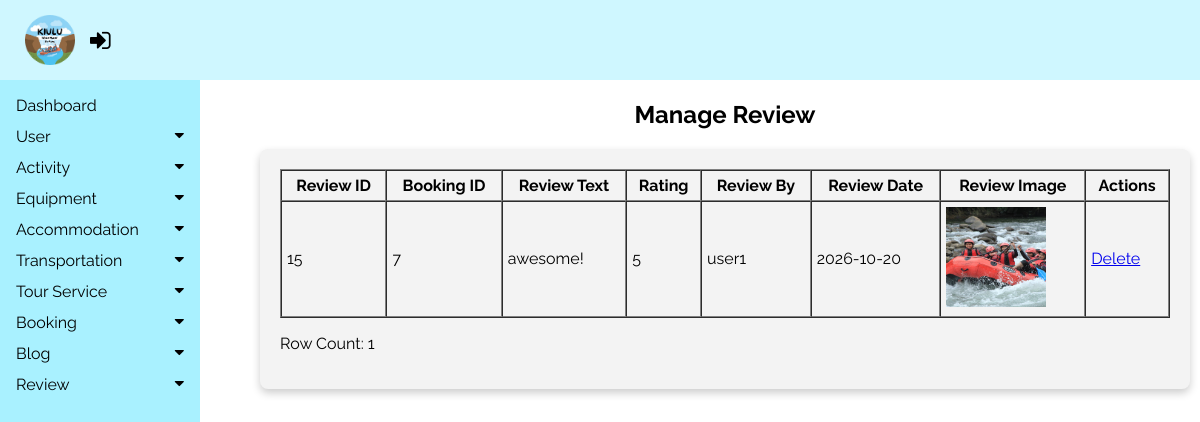
Screenshot of /tourism_management_system/admin/modules/review/reviewList.php with the database file from the repository.
### tables this page shows
CREATE TABLE `review` (
  `reviewID` int(11) NOT NULL,
  `bookingID` int(11) NOT NULL,
  `reviewText` text NOT NULL,
  `reviewRating` int(11) NOT NULL,
  `reviewBy` int(11) NOT NULL,
  `reviewDate` date NOT NULL,
  `reviewImage` varchar(100) NOT NULL
);

CREATE TABLE `user` (
  `userID` int(11) NOT NULL,
  `userName` varchar(100) NOT NULL,
  `userEmail` varchar(100) NOT NULL,
  `userContact` varchar(100) NOT NULL,
  `userPassword` varchar(100) NOT NULL,
  `registerDate` timestamp NOT NULL DEFAULT current_timestamp() ON UPDATE current_timestamp(),
  `userRole` int(11) NOT NULL DEFAULT 2 COMMENT '1 - System Admin, 2 - Normal User	'
);

### tourism_management_system/admin/modules/review/reviewList.php (the view, shortened to what this page needs)
<?php
include("../../../config/config.php");
?>
<!DOCTYPE html>
<html lang="en">
<head>
    <link rel="stylesheet" href="https://cdnjs.cloudflare.com/ajax/libs/font-awesome/4.7.0/css/font-awesome.min.css">
    <link rel="stylesheet" type="text/css" href="../../css/admin.css">
</head>
<body>
<header>
    <div class="topNav">
        <?php include("C:/xampp/htdocs/tourism_management_system/admin/includes/usernav.php"); ?>
    </div>
</header>
<?php
include '../../includes/sideNav.php';
?>
<div class="main">
    <h2 style="text-align: center;">Manage Review</h2>
    <div class="rowform4">
        <?php
        $sql_review = "SELECT r.reviewID, r.bookingID, r.reviewText, r.reviewRating, r.reviewBy,
                              u.userID, u.userName, r.reviewDate, r.reviewImage
                       FROM review r
                       JOIN user u ON r.reviewBy = u.userID
                       ORDER BY r.reviewID ASC";
        $result = mysqli_query($conn, $sql_review);
        $rowcount = mysqli_num_rows($result);
        if ($rowcount > 0) {
            echo "<table border='1' cellpadding='5' cellspacing='0' width='100%'>";
            echo "<tr>";
            echo "<th>Review ID</th>";
            echo "<th>Booking ID</th>";
            echo "<th>Review Text</th>";
            echo "<th>Rating</th>";
            echo "<th>Review By</th>";
            echo "<th>Review Date</th>";
            echo "<th>Review Image</th>";
            echo "<th>Actions</th>";
            echo "</tr>";
            while ($row = mysqli_fetch_assoc($result)) {
                echo "<tr>";
                echo "<td>" . htmlspecialchars($row["reviewID"]) . "</td>";
                echo "<td>" . htmlspecialchars($row["bookingID"]) . "</td>";
                echo "<td>" . htmlspecialchars($row["reviewText"]) . "</td>";
                echo "<td>" . htmlspecialchars($row["reviewRating"]) . "</td>";
                echo "<td>" . htmlspecialchars($row["userName"]) . "</td>";
                echo "<td>" . htmlspecialchars($row["reviewDate"]) . "</td>";
                echo "<td>";
                if (!empty($row["reviewImage"])) {
                    $imagePath = "/tourism_management_system/" . htmlspecialchars($row["reviewImage"]);
                    echo "<img src='" . $imagePath . "' alt='Review Image' width='100' height='100'>";
                } else {
                    echo "No Image";
                }
                echo "</td>";
                echo "<td>";
                echo "<a href='deleteReview.php?id=" . urlencode($row["reviewID"]) . "'
                      onclick='return confirm(\"Are you sure you want to delete this review?\");'>Delete</a>";
                echo "</td>";
                echo "</tr>";
            }
            echo "</table>";
            echo "<p>Row Count: $rowcount</p>";
        } else {
            echo "<p>No results found.</p>";
        }
        ?>
    </div>
</div>
<p><a href="<?php echo ADMIN_BASE_URL; ?>">Admin Page</a></p>
</body>
</html>

### tourism_management_system/admin/css/admin.css (style rules this page uses)
body { font-family: "Raleway", sans-serif; margin: 0; padding: 0; background-color: white; }
.topNav { display: flex; justify-content: space-between; align-items: center; background-color:#CFF7FF; color: black; padding: 10px 20px; position: fixed; top: 0; left: 0; width: 100%; z-index: 2; box-sizing: border-box; }
.main { margin-top: 70px; margin-left: 250px; padding: 10px 10px; }
.rowform4 { max-width: 900px; padding: 20px; background-color: #f3f3f3; border-radius: 8px; box-shadow: 0 4px 8px rgba(0, 0, 0, 0.2); margin: auto; }

### rows the page displays
review: reviewID "15", bookingID "7", reviewText "awesome!", reviewRating "5", reviewBy.userName "user1", reviewDate "2026-10-20", reviewImage (picture)

### other values shown
$rowcount "1"
